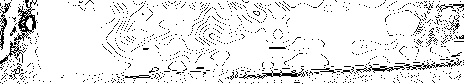
#> input picture debug_plate_100_574.jpg, 464 x 84 px
$ python -i pipeline.py   (imports and definitions only)
#> lines starting #> are read from the running program, lines starting #| are printed output that depends on the picture; after the words box and inside, x2 and y2 are one past the last pixel; in counts of white or black regions, pixels touching at a corner belong together
#> further down, picture is the input picture: shape (84, 464, 3); min 0, max 255, mean 232.8
### alpr/utils.py
# utils.py
import cv2
import os
from datetime import datetime
import numpy as np

CAPTURE_DIR = "dashboard/captures/"

def preprocess_image(frame):
    """
    Grayscale + CLAHE + small blur to enhance plate edges
    """
    gray = cv2.cvtColor(frame, cv2.COLOR_BGR2GRAY)
    clahe = cv2.createCLAHE(clipLimit=2.0, tileGridSize=(8,8))
    gray = clahe.apply(gray)
    gray = cv2.GaussianBlur(gray, (3,3), 0)
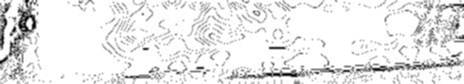
#> gray: shape (84, 464); min 4, max 255, mean 232.2
    return gray

def detect_edges(gray):
    """
    Detect edges and perform morphological operations to combine plate letters
    """
    edges = cv2.Canny(gray, 30, 100)
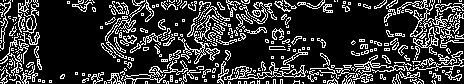
#> edges: shape (84, 464); 20.9% white in thin lines or dots
    kernel = cv2.getStructuringElement(cv2.MORPH_RECT, (17, 3))
    edges = cv2.dilate(edges, kernel, iterations=1)
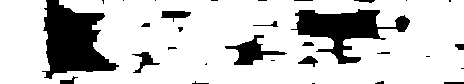
#> edges: shape (84, 464); 79.9% white; 31 black regions (17 under 20 px), largest, box (x1, y1, x2, y2) and area: (42, 0, 119, 79) 3499, (291, 9, 410, 64) 2704, (225, 35, 287, 65) 674
    edges = cv2.morphologyEx(edges, cv2.MORPH_CLOSE, kernel)
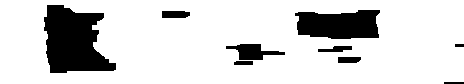
#> edges: shape (84, 464); 83.4% white; 9 black regions
    return edges

# [7 lines left out: function save_plate_image, not called in this run]

def crop_plate_characters(gray):
    """
    Crop top and bottom rows that contain no characters
    """
    projection = gray.sum(axis=1)
    threshold = projection.mean()
    rows = [i for i, val in enumerate(projection) if val < threshold]

    if not rows:
        return gray

    top = max(min(rows) - 5, 0)
    bottom = min(max(rows) + 5, gray.shape[0])
    return gray[top:bottom, :]

### alpr/detector.py
# detector.py
import cv2
from alpr.utils import preprocess_image, detect_edges

def detect_plates(frame, debug=True):
    """
    Detect candidate license plates with robust contour detection
    """
    gray = preprocess_image(frame)
    edges = detect_edges(gray)

    if debug:
        cv2.imshow("Edges", edges)
        cv2.waitKey(1)

    contours, _ = cv2.findContours(edges, cv2.RETR_TREE, cv2.CHAIN_APPROX_SIMPLE)
#> contours = 8 contours; box (x1, y1, x2, y2) and area: (0, 0, 464, 84) 38354, (43, 4, 117, 74) 3503, (294, 9, 381, 40) 2134, (225, 43, 286, 61) 567, (161, 10, 191, 19) 218, (317, 45, 353, 53) 178, (337, 56, 362, 64) 158, (233, 60, 254, 66) 96
    candidates = []
    debug_img = frame.copy()

    for c in contours:
        x, y, w, h = cv2.boundingRect(c)
        aspect_ratio = w / float(h)
        area = w * h

        # Basic plate heuristics
        if area < 2000:  # ignore tiny boxes
            continue
        if aspect_ratio < 2.0 or aspect_ratio > 6.0:
            continue
        if w > frame.shape[1] * 0.9:
            continue

        candidates.append({"bbox": (x, y, w, h), "image": frame[y:y+h, x:x+w]})

        if debug:
            cv2.rectangle(debug_img, (x, y), (x+w, y+h), (0, 255, 0), 2)
#> this loop made 8 passes
#> (x, y, w, h, aspect_ratio, area) on passes 1 to 8: (0, 0, 464, 84, 5.52, 38976), (233, 60, 21, 6, 3.5, 126), (337, 56, 25, 8, 3.12, 200), (317, 45, 36, 8, 4.5, 288), (225, 43, 61, 18, 3.39, 1098), (161, 10, 30, 9, 3.33, 270), (294, 9, 87, 31, 2.81, 2697), (43, 4, 74, 70, 1.06, 5180)
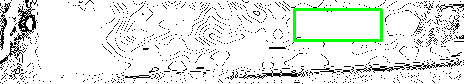
#> debug_img: shape (84, 464, 3); 1.81% of pixels changed, all inside (x1, y1, x2, y2) = (293, 8, 383, 42)
#> after the loop, candidates = 1 item

    if debug:
        cv2.imshow("Plate Candidates", debug_img)
        cv2.waitKey(1)

    print(f"Contours found: {len(contours)} | Plate candidates: {len(candidates)}")
#| Contours found: 8 | Plate candidates: 1
    return candidates

### alpr/pipeline.py
# pipeline.py
import cv2
import pytesseract
from alpr.detector import detect_plates
from alpr.utils import save_plate_image, crop_plate_characters

VALID_PLATE_CHARACTERS = set('ABCDEFGHIJKLMNOPQRSTUVWXYZ0123456789-')

def filter_plate_text(text):
    return ''.join(c.upper() for c in text if c.upper() in VALID_PLATE_CHARACTERS)

def process_frame(frame):
    results = []
    plates = detect_plates(frame)
#> plates = 1 item

    for plate in plates:
        plate_img = plate['image']
        margin = 2
        plate_img = plate_img[margin:-margin, margin:-margin]

        # OCR preprocessing
        gray = cv2.cvtColor(plate_img, cv2.COLOR_BGR2GRAY)
        gray = cv2.GaussianBlur(gray, (3,3), 0)
        _, gray = cv2.threshold(gray, 0, 255, cv2.THRESH_BINARY + cv2.THRESH_OTSU)
        gray = crop_plate_characters(gray)
        gray = cv2.resize(gray, None, fx=2, fy=2, interpolation=cv2.INTER_CUBIC)

        # Save debug OCR image
        cv2.imwrite(f"debug_plate_{plate['bbox'][0]}_{plate['bbox'][1]}.jpg", gray)

        # OCR
        text = pytesseract.image_to_string(
            gray,
            config='--psm 7 -c tessedit_char_whitelist=ABCDEFGHIJKLMNOPQRSTUVWXYZ0123456789'
        ).strip()
        text = filter_plate_text(text)
        if len(text) < 4:
            text = ""

        image_path = None
        if text:
            image_path = save_plate_image(plate_img)

        results.append({
            "bbox": plate["bbox"],
            "text": text,
            "image": image_path
        })
#> this loop made 1 pass
#> (margin, threshold in crop_plate_characters, rows in crop_plate_characters, top in crop_plate_characters, bottom in crop_plate_characters) on pass 1: (2, 21061.1, [0, 25, 26], 0, 27)
#> pass 1, in process_frame, `plate_img = plate['image']`:
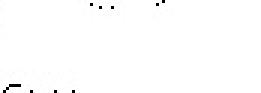
#> plate_img: shape (31, 87, 3) (shown 3 times larger); min 0, max 255, mean 253.6
#> pass 1, in process_frame, `gray = cv2.GaussianBlur(gray, (3,3), 0)`:
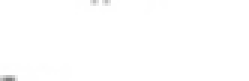
#> gray: shape (27, 83) (shown 3 times larger); min 128, max 255, mean 254.4
#> after the loop, results = []

    return results

>>> import cv2
>>> picture = cv2.imread('../debug_plate_100_574.jpg')
#> (the run stopped early here; a loop or call above may not have finished)

$ run again, on debug_plate_108_66.jpg
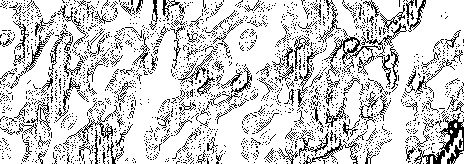
#> input picture debug_plate_108_66.jpg, 464 x 164 px
#> picture is the input picture: shape (164, 464, 3); min 0, max 255, mean 207.9
#> in detect_edges, `edges = cv2.Canny(gray, 30, 100)`:
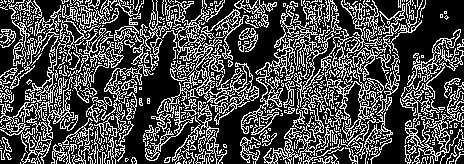
#> edges: shape (164, 464); 29.6% white in thin lines or dots
#> in detect_edges, `edges = cv2.morphologyEx(edges, cv2.MORPH_CLOSE, kernel)`:
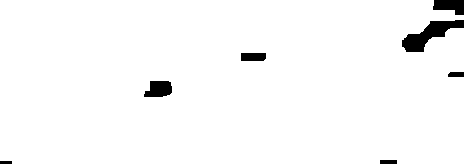
#> edges: shape (164, 464); 97.4% white; 7 black regions
#> contours = 3 contours; box (x1, y1, x2, y2) and area: (0, 0, 464, 164) 73998, (143, 80, 173, 98) 400, (240, 52, 267, 62) 228
#> the loop in detect_plates, `for c in contours:` made 3 passes
#> (x, y, w, h, aspect_ratio, area) on passes 1 to 3: (0, 0, 464, 164, 2.83, 76096), (143, 80, 30, 18, 1.67, 540), (240, 52, 27, 10, 2.7, 270)
#> after the loop in detect_plates, `for c in contours:`: candidates = []
#| Contours found: 3 | Plate candidates: 0
